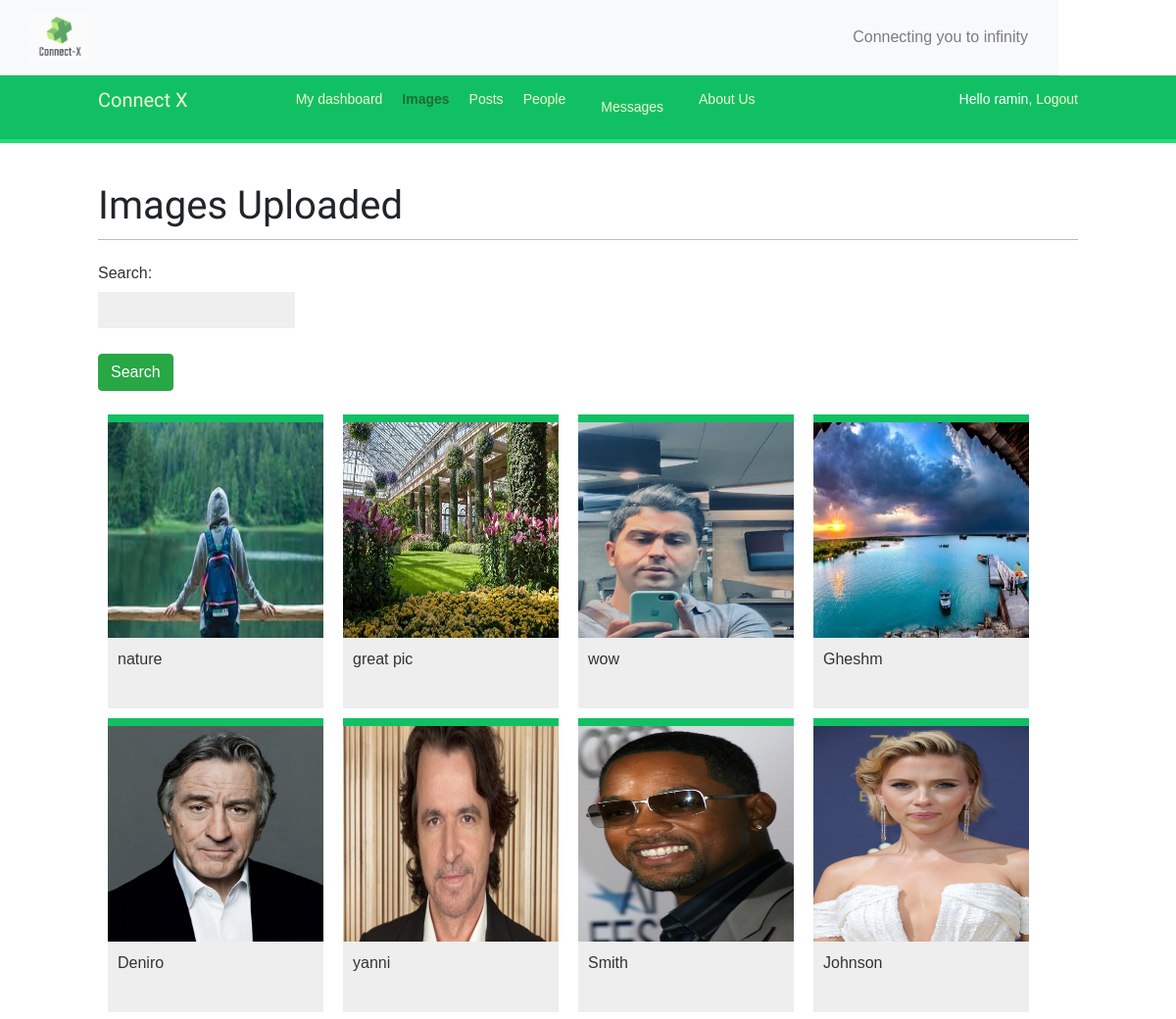
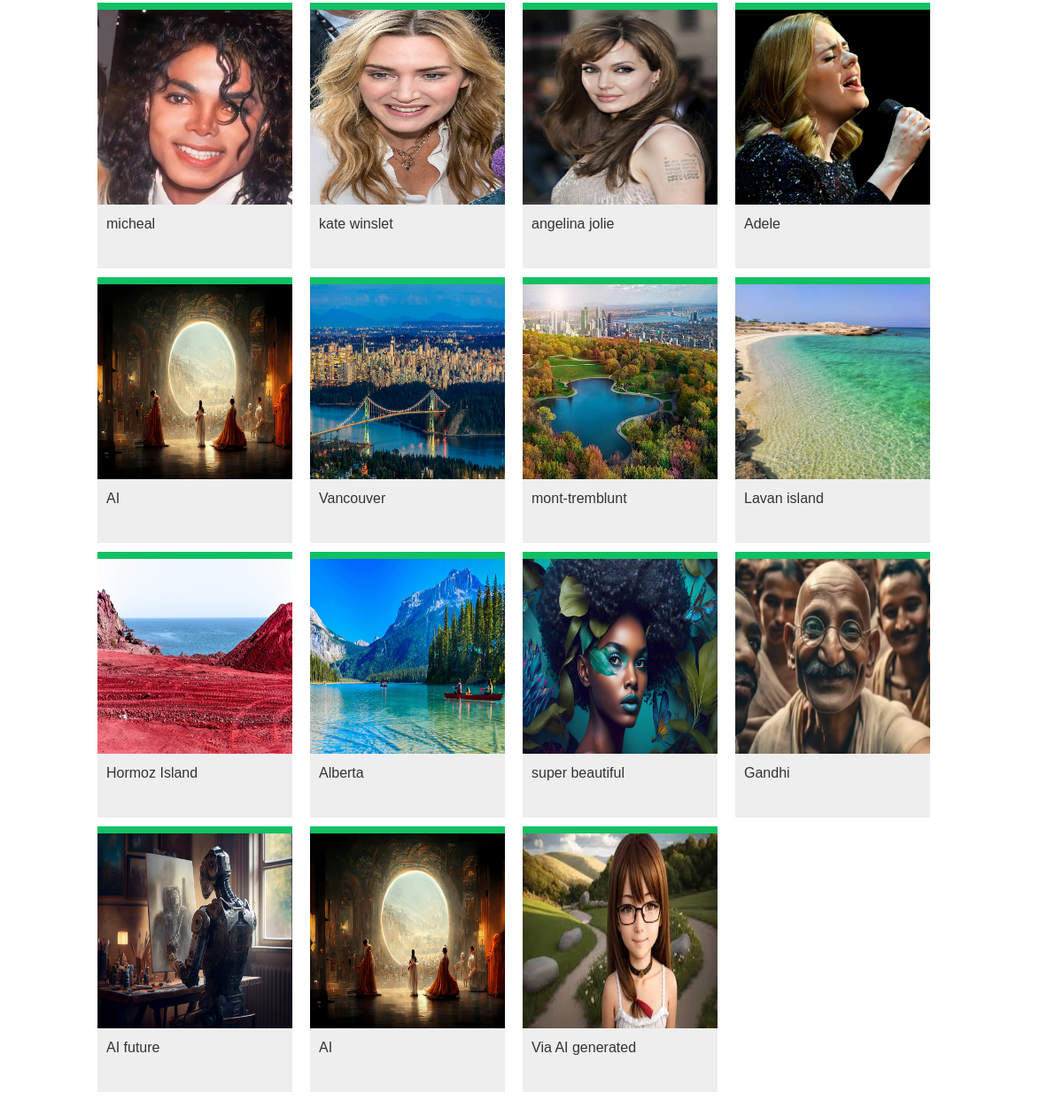
The app's page /images/ (signed in) with its own data (2 pictures, top to bottom).
### images/models.py (models this page shows, shortened)
class Image(models.Model):
    user = models.ForeignKey(settings.AUTH_USER_MODEL,
                             related_name='images_created',
                             on_delete=models.CASCADE)
    title = models.CharField(max_length=200)
    slug = models.SlugField(max_length=200,
                            blank=True)
    url = models.URLField(blank=True,null=True)
    image = models.ImageField(upload_to='images/%Y/%m/%d/')
    description = models.TextField(blank=True)
    created = models.DateField(auto_now_add=True,
                               db_index=True)
    users_like = models.ManyToManyField(settings.AUTH_USER_MODEL,
                                        related_name='images_liked',
                                        blank=True)
    total_likes = models.PositiveIntegerField(db_index=True,
                                              default=0)
    total_views = models.PositiveIntegerField(default=0)
    def get_absolute_url(self):
        return reverse('images:detail', args=[self.id, self.slug])

### images/views.py (the view)
# urls.py: path('', views.image_list, name='list'),
@login_required
def image_list(request):
    images = Image.objects.order_by('-total_likes')
    search = PostSearchForm()
    if request.GET.get('search'):
        images = images.filter(description__contains=request.GET['search'])
    paginator = Paginator(images, 30)
    page = request.GET.get("page")
    try:
        images = paginator.page(page)
    except PageNotAnInteger:
        images = paginator.page(1)
    except EmptyPage:
        if request.headers.get('x-requested-with') == 'XMLHttpRequest':
            return HttpResponse('')
        images = paginator.page(paginator.num_pages)
    if request.headers.get('x-requested-with') == 'XMLHttpRequest':
        return render(request, 'images/image/list_ajax.html',
                      {'section': 'images', 'images': images})
    return render(request, 'images/image/list.html',
                      {'section': 'images', 'images': images,'search':search})

### post/forms.py
class PostSearchForm(forms.Form):
    search = forms.CharField()

### images/templates/images/image/list.html (shortened to what this page needs)
{% extends "base.html" %}
{% block content %}
  <h1>Images Uploaded</h1>
  <form id="form" method="get">
    {{search.as_p}}
    <button class="btn btn-success" type="submit">Search</button>
  </form>
  <br>
  <div id="image-list">
    {% include "images/image/list_ajax.html" %}
  </div>
{% endblock %}

### account/templates/base.html (shortened to what this page needs)
{% load static %}
<!DOCTYPE html>
<html>
<head>
  <link rel="stylesheet" href="https://stackpath.bootstrapcdn.com/bootstrap/4.3.1/css/bootstrap.min.css">
  <link href="{% static "css/base.css" %}" rel="stylesheet">
</head>
<body>
  <header class="custom-header">
    <nav class="navbar navbar-expand-lg navbar-light bg-light">
      <div class="container">
        <a class="navbar-brand" href="#">
          <img src="{% static 'Connect-x.jpeg' %}" alt="Logo" height="50">
        </a>
        <div class="navbar-text ml-auto">
          Connecting you to infinity
        </div>
      </div>
    </nav>
  </header>
  <div id="header">
    <span class="logo">Connect X</span>
    {% if request.user.is_authenticated %}
    <ul class="menu">
      <li {% if section == "dashboard" %}class="selected"{% endif %}>
        <a href="{% url "dashboard" %}">My dashboard</a>
      </li>
      <li {% if section == "images" %}class="selected"{% endif %}>
        <a href="{% url "images:list" %}">Images</a>
      </li>
      <li {% if section == "text-post" %}class="selected"{% endif %}>
        <a href="{% url "post:home" %}">Posts</a>
      </li>
      <li {% if section == "people" %}class="selected"{% endif %}>
        <a href="{% url "user_list" %}">People</a>
      </li>
      <li {% if section == "events" %}class="selected"{% endif %}>
        <a class="nav-link" href="{% url 'events' %}" >Messages <span class="sr-only">(current)</span></a>
    </li>
  {% endif %}
  <li {% if section == "about" %}class="selected"{% endif %}>
    <a href="{% url "about" %}">About Us</a>
  </li>
</ul>
  <span class="user">
    {% if request.user.is_authenticated %}
      Hello {{ request.user.first_name }},
      <a href="{% url "logout" %}">Logout</a>
    {% else %}
      <a href="{% url "login" %}">Log-in</a>
    {% endif %}
  </span>
  </div>
  <div id="content">
    {% block content %}
    {% endblock %}
  </div>
</body>
</html>

### images/templates/images/image/list_ajax.html (shortened to what this page needs)
{% load thumbnail %}
{% for image in images %}
  <div class="image">
    <a href="{{ image.get_absolute_url }}">
      {% thumbnail image.image 200x200 crop="smart" as im %}
      <img src="{{ im.url }}">
    </a>
    <div class="info">
      <a href="{{ image.get_absolute_url }}" class="title">
        {{ image.title }}
      </a>
    </div>
  </div>
{% endfor %}

### account/static/css/base.css (style rules this page uses)
body { margin:0; padding:0; font-family:helvetica, sans-serif; }
p { line-height: 1.8; }
a { color:#12c064; text-decoration:none; }
h1, h2, h3, h4, h5 , h6 { font-family: 'Muli', sans-serif; font-weight:normal; }
h1 { border-bottom:1px solid #bbb; padding:0 0 10px 0; margin:10px 0 20px 0; }
#header { padding:10px 100px; font-size:14px; background:#12c064; color:#fff; border-bottom:4px solid #1cdf78; overflow:auto; }
#header .logo { font-family: 'Muli', sans-serif; float:left; color:#f3f7cc; font-size:20px; margin-right:10%; }
#header ul.menu { list-style:none; float:left; margin:0; padding:0; }
#header ul.menu li { float:left; padding:4px 10px; }
#header ul.menu li.selected a, #header ul.menu li.selected a:hover { color:#1b6d32; font-weight:bold; }
#header a { color:#f3f7cc; }
#header .user { float:right; padding-top:4px; }
#content { padding:30px 100px; }
form { overflow:auto; }
form p { width:100%; overflow:auto; }
label { float:left; clear:both; color:#333; margin-bottom:4px; }
input, textarea { clear:both; float:left; margin:0 0 10px; background:#efefef; border:0; padding:6px 10px; font-size:14px; }
#image-list { overflow:auto; }
#image-list .image { float:left; width:220px; height:300px; margin:0 10px 10px 10px; border-top:8px solid #12c064; background:#eee; }
#image-list img { width:220px; height:220px; }
#image-list .info { padding:10px; }
#image-list .info a { color:#333; }
.custom-header { background-color: #fff; border-bottom: 1px solid #ddd; margin-right: 10%; }
.custom-header .navbar-brand img { margin-right: 10%; }

### records on screen
Image: shows a picture, title "nature"
Image: shows a picture, title "great pic"
Image: shows a picture, title "wow"
Image: shows a picture, title "Gheshm"
Image: shows a picture, title "Deniro"
Image: shows a picture, title "yanni"
Image: shows a picture, title "Smith"
Image: shows a picture, title "Johnson"
Image: shows a picture, title "micheal"
Image: shows a picture, title "kate winslet"
Image: shows a picture, title "angelina jolie"
Image: shows a picture, title "Adele"
Image: title "AI"
Image: shows a picture, title "Vancouver"
Image: shows a picture, title "mont-tremblunt"
Image: shows a picture, title "Lavan island"
Image: shows a picture, title "Hormoz Island"
Image: shows a picture, title "Alberta"
Image: shows a picture, title "super beautiful"
Image: shows a picture, title "Gandhi"
Image: shows a picture, title "AI future"
Image: title "AI"
Image: shows a picture, title "Via AI generated"

### other values on screen
{{ request.user.first_name }} "ramin"
